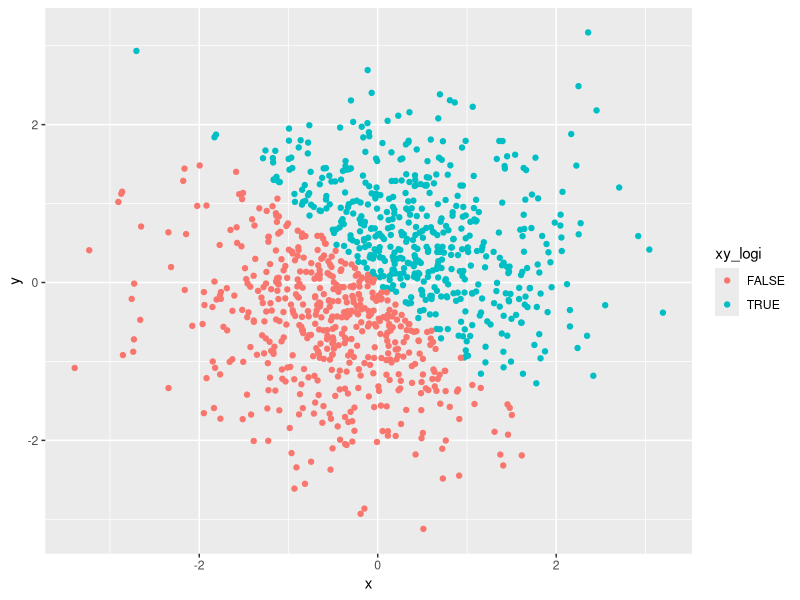
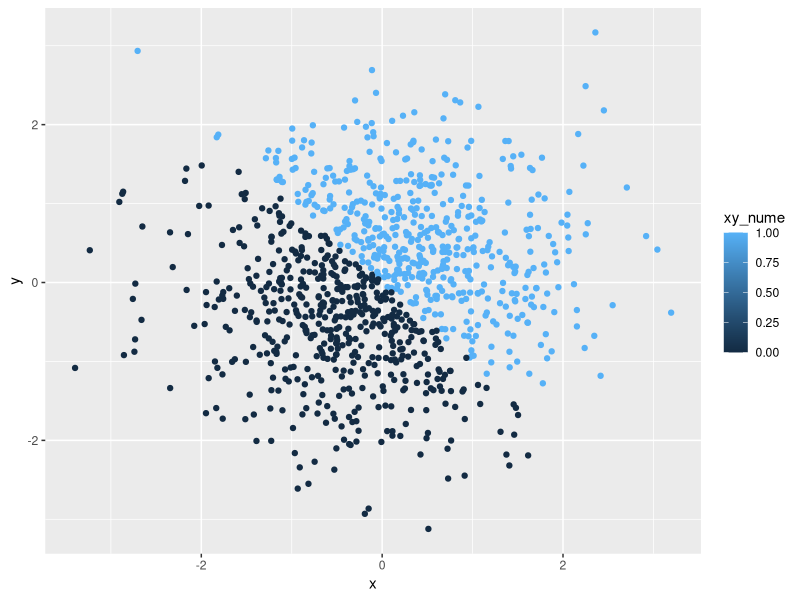
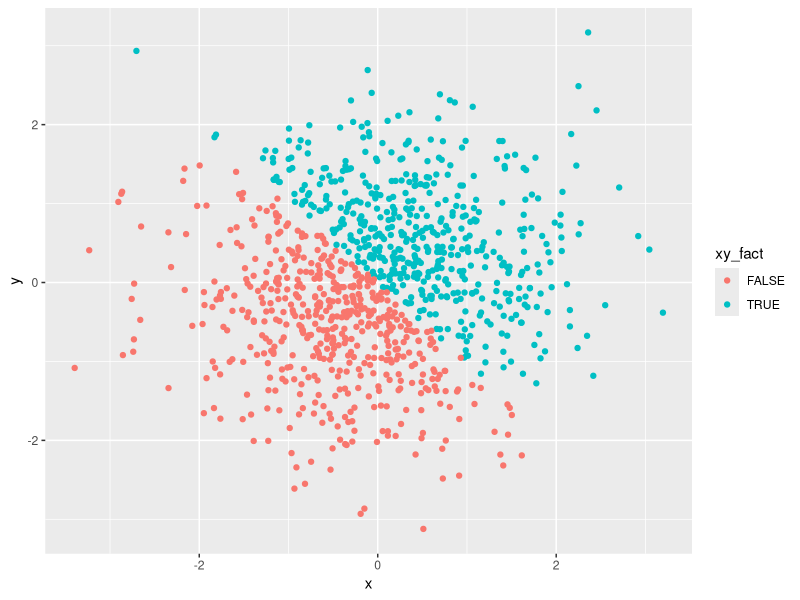

These charts were generated, in order, by the following R code:
## ---- chunk 1
library(tidyverse)
hw1_df1 = tibble(
  vec_samp = runif(10, min=0, max=5),
  vec_logi = vec_samp > 2,
  vec_char = head(month.abb, 10),
  vec_fact = factor(c("cold", "cold", "cool", "warm", "warm", "hot", "hot", "hot", "cool", "cool"))
)
hw1_df1
## ---- chunk 2
mean_vec = c(mean(hw1_df1$vec_samp), mean(hw1_df1$vec_logi), mean(hw1_df1$vec_char), mean(hw1_df1$vec_fact))
mean_vec
## ---- chunk 3
as.numeric(hw1_df1$vec_logi)
as.numeric(hw1_df1$vec_char)
as.numeric(hw1_df1$vec_fact)
## ---- chunk 4
as.factor(hw1_df1$vec_char)
as.numeric(hw1_df1$vec_char)
## ---- chunk 5
as.character(hw1_df1$vec_fact)
as.numeric(hw1_df1$vec_fact)
## ---- chunk 6
set.seed(1234)
hw1_df2 = tibble(
  x = rnorm(1000),
  y = rnorm(1000),
  xy_logi = x + y > 0,
  xy_nume = as.numeric(xy_logi),
  xy_fact = as.factor(xy_logi)
)
hw1_df2
## ---- chunk 7
ggplot(hw1_df2, aes(x, y, color = xy_logi)) + geom_point() 
ggplot(hw1_df2, aes(x, y, color = xy_nume)) + geom_point() 
ggplot(hw1_df2, aes(x, y, color = xy_fact)) + geom_point()
